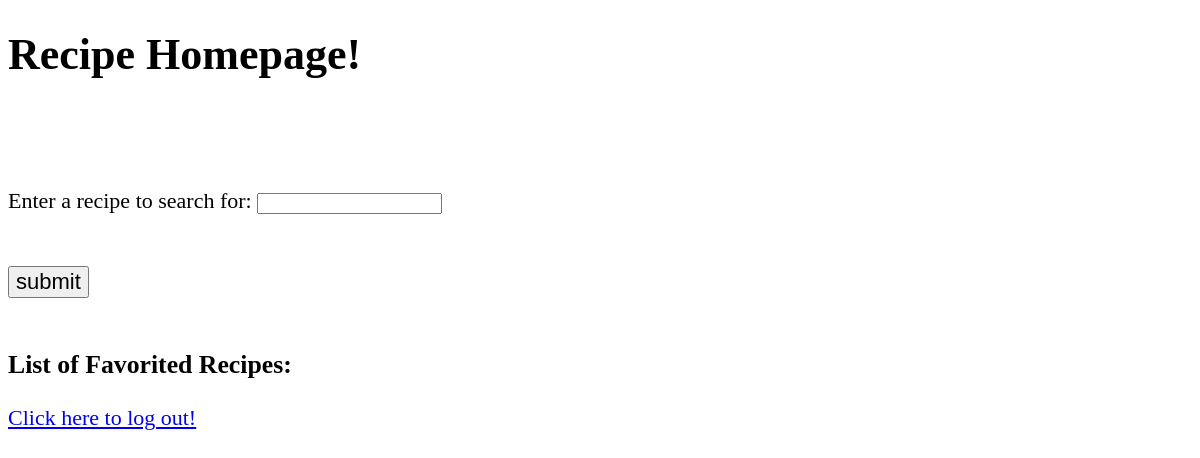
The page /homepage/1 (signed in) on the database as committed earlier.
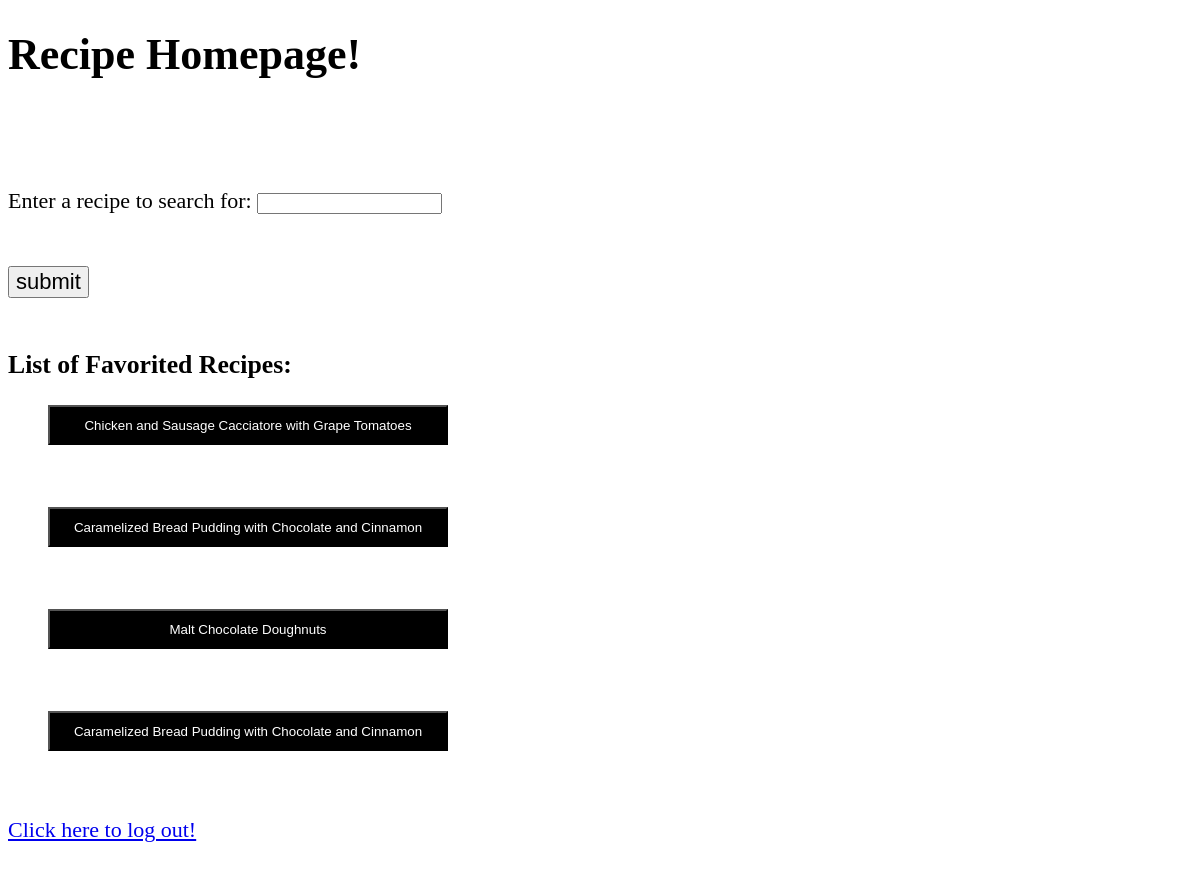
The same page on the database as committed later.
### models.py (models this page shows, shortened)
class User_Favorited_Recipes(db.Model):
    __tablename__ = 'user_favorited_recipes'
    id = db.Column(db.Integer, primary_key = True, autoincrement=True)
    recipe_title = db.Column(db.String(40))
    recipe_ingredients = db.Column(db.String(2000))
    recipe_instructions = db.Column(db.String(1000))
    user_id = db.Column(db.Integer, db.ForeignKey('user.id'))

### plate_doctor.py (the view)
@app.route("/homepage/<username>", methods=["GET", "POST"])
def homepage(username=None):
    if not username:
        return redirect(url_for("login"))
    else:
        if request.method == "POST":
            if not request.form.get("recipe"):
                favorited_recipe = request.form["favorite_recipe"]
                return redirect(url_for("homepage_favorite", favorited_recipe = favorited_recipe))
            val = request.form["recipe"]
            return redirect(url_for("recipes", value = val))
        else:
            favorited_recipes = []
            user = User.query.all()
            favorited_recipe = User_Favorited_Recipes.query.all()
            for x in user:
                if x.username == session["username"]:
                    user_id = x.id
                    for y in favorited_recipe:
                        if y.user_id == user_id:
                            favorited_recipes.append(y.recipe_title)
                    return render_template("homepage.html", favorited_recipes = favorited_recipes)
            return render_template("homepage.html")

### templates/homepage.html (shortened to what this page needs)
{% extends "base.html" %}
{% block body %}
<h1>Recipe Homepage!</h1>
<br>
<form action="" method="post">
	<br>
	<br>
	Enter a recipe to search for:  <input type="text" name="recipe" />
	<br />
	<br />
	<br>
	<input type="submit" value="submit" style="font-size:22px" />
</form>
<br>
<h3>List of Favorited Recipes:</h3>
<div class="flex-parent jc-center">
	<ul>
		{% for e in favorited_recipes %}
		<div style="font-size:18px">
			<p>
				<form action = "" method ="post">
					<button name = "{{e}}" class="block magenta margin-auto" style="background-color:black;color:white;width:400px;
					height:40px;" >{{e}}</button>
				</form>
			</p>
		</div>
		<br>
			{% endfor %}
	</ul>
</div>
<a href='{{url_for("logout")}}'>Click here to log out!</a>
<br>
{% endblock %}

### templates/base.html (shortened to what this page needs)
<!DOCTYPE html>
<html>
	<head>
	</head>
	<body style="font-size:22px">
		{% block body %}
		{% endblock %}
		<br>
	</body>
</html>

Rows that differ between the two databases and show on the page:
added User_Favorited_Recipes: recipe_title "Chicken and Sausage Cacciatore with Grape Tomatoes"
added User_Favorited_Recipes: recipe_title "Caramelized Bread Pudding with Chocolate and Cinnamon"
added User_Favorited_Recipes: recipe_title "Malt Chocolate Doughnuts"
added User_Favorited_Recipes: recipe_title "Caramelized Bread Pudding with Chocolate and Cinnamon"
